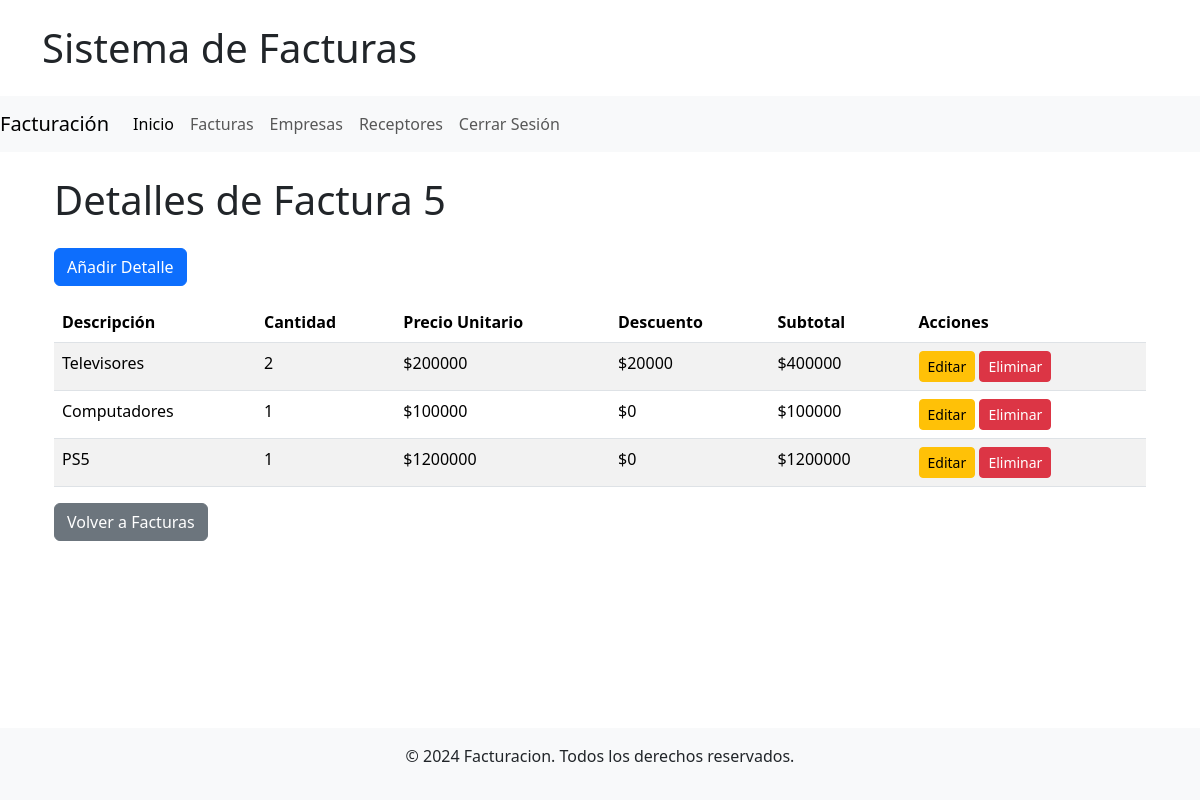
/facturas/5/detalles/ (signed in), run on the app's committed database.
### facturas_aplicacion/models.py (models this page shows, shortened)
class Factura(models.Model):
    TIPO_FACTURA_CHOICES = [
        ('FE', 'Factura Electrónica'),
        ('FD', 'Factura de Exportación'),
    ]
    empresa = models.ForeignKey(Empresa, on_delete=models.CASCADE)
    receptor = models.ForeignKey(Receptor, on_delete=models.CASCADE)
    numero = models.AutoField(primary_key=True)
    fecha_emision = models.DateField()
    tipo_factura = models.CharField(max_length=2, choices=TIPO_FACTURA_CHOICES)
    forma_pago = models.ForeignKey(FormaPago, on_delete=models.SET_NULL, null=True, blank=True)

class DetalleFactura(models.Model):
    factura = models.ForeignKey('Factura', related_name='detalles', on_delete=models.CASCADE)
    descripcion = models.CharField(max_length=255)
    cantidad = models.PositiveIntegerField()
    precio_unitario = models.PositiveIntegerField()
    descuento = models.PositiveIntegerField(default=0)

### facturas_aplicacion/views.py (the view)
# urls.py: path('facturas/<int:factura_id>/detalles/', login_required(DetalleFacturaListView.as_view()), name='detalle_factura_list'),
class DetalleFacturaListView(View):
    def get(self, request, factura_id):
        factura = get_object_or_404(Factura, pk=factura_id)
        detalles = factura.detalles.all()
        return render(request, 'detalle_factura_list.html', {'factura': factura, 'detalles': detalles})

### facturas_aplicacion/templatetags/custom_filters.py (called while the page is built)
@register.filter
def multiply(value, arg):
    try:
        return value * arg
    except (ValueError, TypeError):
        return ''

### facturas_aplicacion/templates/detalle_factura_list.html (shortened to what this page needs)
{% extends 'base.html' %}
{% load custom_filters %}
{% block template %}
<div class="container mt-4">
    <h1 class="mb-4">Detalles de Factura {{ factura.numero }}</h1>
    <div class="mb-3">
        <a href="{% url 'detalle_factura_create' factura.pk %}" class="btn btn-primary">Añadir Detalle</a>
    </div>
    <table class="table table-striped">
        <thead class="thead-dark">
            <tr>
                <th>Descripción</th>
                <th>Cantidad</th>
                <th>Precio Unitario</th>
                <th>Descuento</th>
                <th>Subtotal</th>
                <th>Acciones</th>
            </tr>
        </thead>
        <tbody>
            {% for detalle in detalles %}
            <tr>
                <td>{{ detalle.descripcion }}</td>
                <td>{{ detalle.cantidad }}</td>
                <td>${{ detalle.precio_unitario }}</td>
                <td>${{ detalle.descuento }}</td>
                <td>${{ detalle.cantidad|multiply:detalle.precio_unitario|floatformat:0 }}</td>
                <td>
                    <a href="{% url 'detalle_factura_update' detalle.pk %}" class="btn btn-warning btn-sm">Editar</a>
                    <a href="{% url 'detalle_factura_delete' detalle.pk %}" class="btn btn-danger btn-sm">Eliminar</a>
                </td>
            </tr>
            {% empty %}
            <tr>
                <td colspan="6" class="text-center">No hay detalles disponibles.</td>
            </tr>
            {% endfor %}
        </tbody>
    </table>
    <a href="{% url 'factura_list' %}" class="btn btn-secondary">Volver a Facturas</a>
</div>
{% endblock %}

### data on the page
Factura: numero "5"
DetalleFactura: descripcion "Televisores", cantidad "2", precio_unitario "200000", descuento "20000", cantidad|multiply "400000"
DetalleFactura: descripcion "Computadores", cantidad "1", precio_unitario "100000", descuento "0", cantidad|multiply "100000"
DetalleFactura: descripcion "PS5", cantidad "1", precio_unitario "1200000", descuento "0", cantidad|multiply "1200000"
